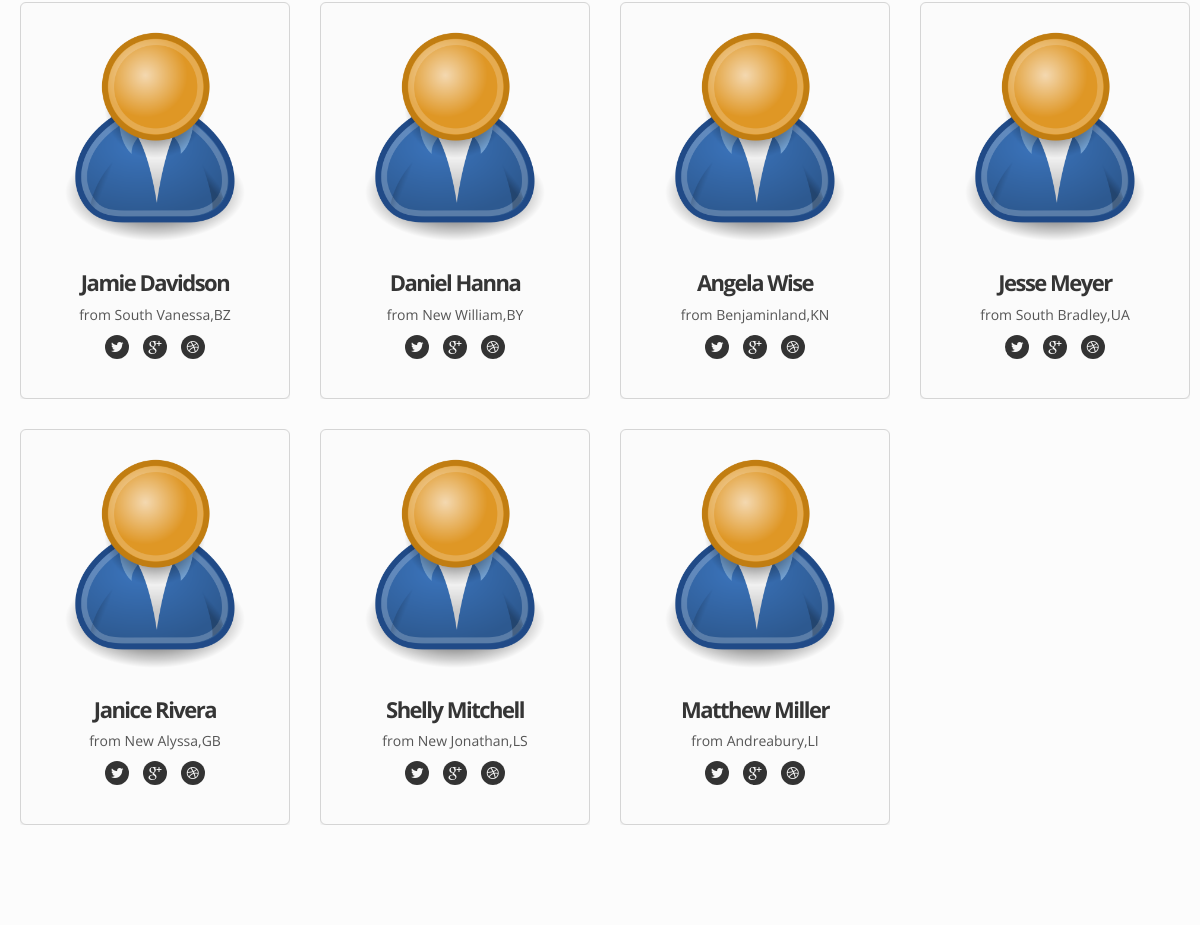
Before: / (lower part) with the older database file.
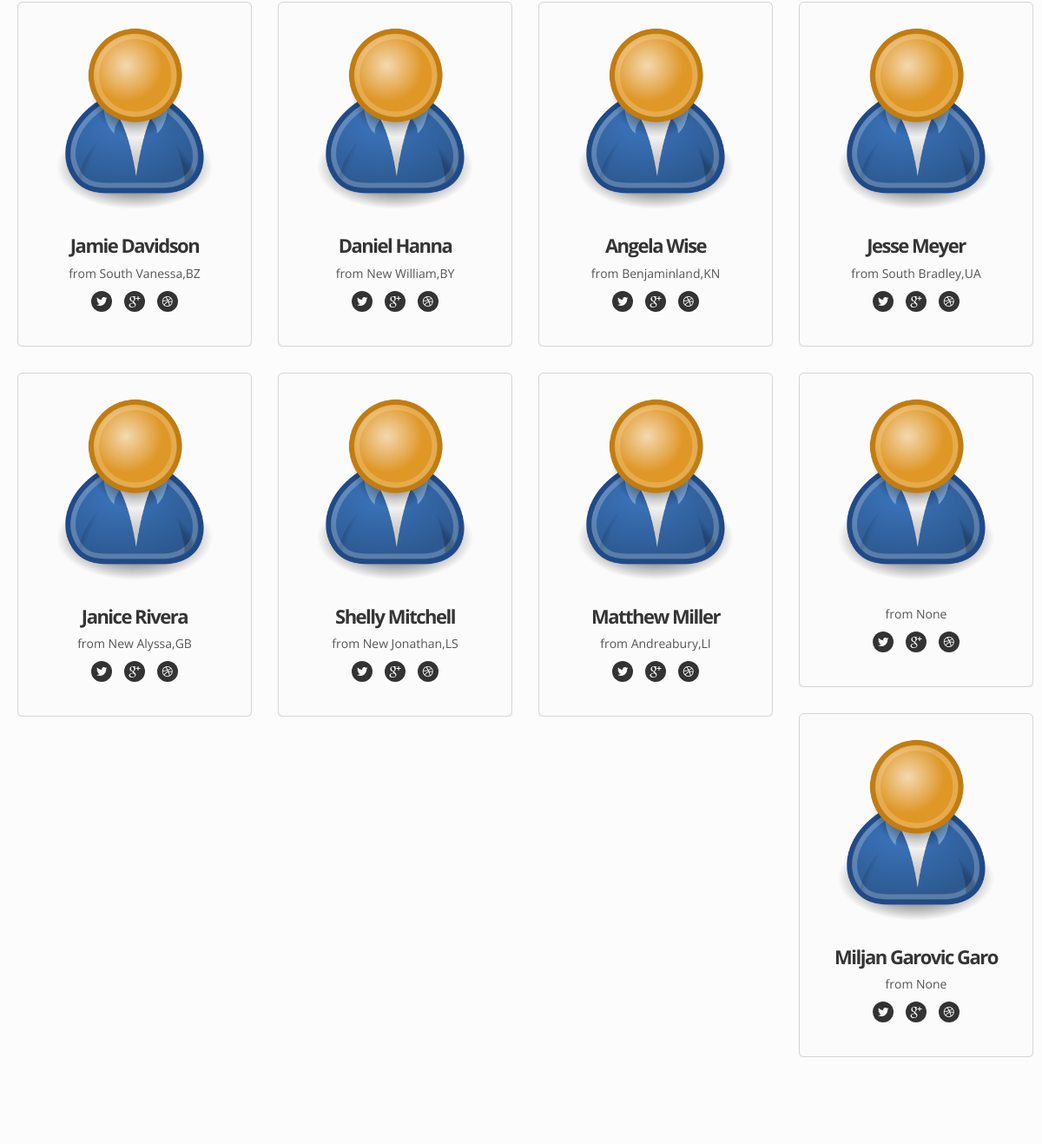
After: the same page with the newer database file.
### users/models.py (models this page shows, shortened)
class Profile(models.Model):
    user = models.OneToOneField(User,on_delete=models.CASCADE,null=True,blank=True)
    name = models.CharField(max_length=200,blank=True,null=True)
    email = models.EmailField(max_length=500,blank=True,null=True)
    username = models.CharField(max_length=200,blank=True,null=True)
    location = models.CharField(max_length=300,blank=True,null=True)
    bio = models.TextField(blank=True,null=True)
    profile_image_link = models.CharField(null=True,blank=True,max_length=400)
    profile_image = models.ImageField(null=True,blank=True,upload_to='profiles/',default='profiles/user-default.png') #po defaultu ce se cuvati u root/static/images jer smo tako podesili u settings
    social_github = models.CharField(max_length=200, blank=True, null=True)
    social_twitter = models.CharField(max_length=200, blank=True, null=True)
    social_linkedin = models.CharField(max_length=200, blank=True, null=True)
    social_youtube = models.CharField(max_length=200, blank=True, null=True)
    social_website = models.CharField(max_length=200, blank=True, null=True)
    created = models.DateTimeField(auto_now=True)
    id = models.UUIDField(default=uuid.uuid4, unique=True, primary_key=True, editable=False)
    class Meta:
        ordering=['created']

### users/views.py (the view)
# urls.py: path('',views.profiles,name='profiles'),
def profiles(request):
    profiles=Profile.objects.all()
    context = {
        'profiles':profiles,
    }
    return render(request,'users/profiles.html',context)

### users/templates/users/profiles.html (shortened to what this page needs)
{% extends 'base.html' %}
{% load static %}
{% block content %}
<section id="inner-headline">
    <div class="container">
        <div class="row">
            <div class="span12">
                <section class="inner-heading">
                    <div class="row">
                        <section id="team" style="margin-top: 1rem;">
                            <ul id="thumbs" class="team">
                                {% for profile in profiles %}
                                    <li class="item-thumbs span3 design" data-id="id-0" data-type="design" >
                                        <div class="team-box thumbnail">
                                            <img src="{{profile.profile_image.url}}" alt=""/>
                                            <div class="caption">
                                                <h5>{{ profile.name }}</h5>
                                                <p>
                                                    from {{ profile.location }}
                                                </p>
                                                <ul class="social-network">
                                                    <li><a href="{{profile.social_twitter}}" title="Twitter"><i
                                                            class="icon-circled icon-bgdark icon-twitter"></i></a>
                                                    </li>
                                                    <li><a href="#" title="Google +"><i
                                                            class="icon-circled icon-bgdark icon-google-plus"></i></a>
                                                    </li>
                                                    <li><a href="#" title="Dribbble"><i
                                                            class="icon-circled icon-bgdark icon-dribbble"></i></a>
                                                    </li>
                                                </ul>
                                            </div>
                                        </div>
                                    </li>
                                {% endfor %}
                            </ul>
                        </section>
                    </div>
                </section>
            </div>
        </div>
    </div>
</section>
{% endblock %}

### templates/base.html (shortened to what this page needs)
{% load static %}
<!DOCTYPE html>
<html lang="en">
<head>
    <link href="{% static 'css/bootstrap.css' %}" rel="stylesheet"/>
    <link href="{% static 'css/bootstrap-responsive.css' %}" rel="stylesheet"/>
    <link href="{% static 'css/flexslider.css' %}" rel="stylesheet"/>
    <link href="{% static 'css/prettyPhoto.css' %}" rel="stylesheet"/>
    <link href="{% static 'css/camera.css' %}" rel="stylesheet"/>
    <link href="{% static 'css/jquery.bxslider.css' %}" rel="stylesheet"/>
    <link href="{% static 'css/style.css' %}" rel="stylesheet"/>
    <link href="{% static 'color/default.css' %}" rel="stylesheet"/>
</head>
<body>
<div id="wrapper">
    {% block content %}
    {% endblock %}
</body>
</html>

### static/css/style.css (style rules this page uses)
body { font-family: 'Open Sans', sans-serif; font-size: 14px; font-weight: 400; line-height: 1.6em; color: #656565; }
a { color: #4b5056; }
.container { padding: 0 20px 0 20px; position: relative; }
#wrapper { width: 100%; margin: 0; padding: 0; }
.row { margin-bottom: 30px; }
.row .row { margin-bottom: 30px; }
ul.social-network { float: right; list-style: none; margin: 0; }
ul.social-network li { display: inline; margin: 0 5px; }
#inner-headline { background: #fcfcfc; position: relative; margin: 0; padding: 20px 0 10px; }
#thumbs { margin: 0; padding: 0; }
#thumbs li { list-style-type: none; }
.item-thumbs { position: relative; overflow: hidden; margin-bottom: 30px; cursor: pointer; }
a i.icon-bglight, a i.icon-bgdark, a i.icon-bgprimary, a i.icon-bgwarning, a i.icon-bgsuccess, a i.icon-bginverse, a i.icon-bgdanger { display: inline-block; }
[class^="icon-"], [class*=" icon-"] { color: #404040; }

### static/css/overwrite.css (style rules this page uses)
h1, h2, h3, h4, h5, h6 { font-family:'Open Sans', sans-serif; color:#353535; font-weight:400; line-height:1.1em; margin-top:0; }
h5 { font-size:22px; margin-bottom:20px; }
ul, ol { padding: 0; margin: 0 0 10px 25px; }
ul ul, ul ol, ol ol, ol ul { margin-bottom: 0; }
li { line-height: 1.6em; }
.thumbnail { background:#fbfbfb; border: 1px solid #d5d5d5; -webkit-border-radius: 2px; -moz-border-radius: 2px; border-radius: 2px; -webkit-box-shadow: none; -moz-box-shadow: none; box-shadow: none; }
.thumbnail p { padding:0 10px 0 10px; }
.thumbnail h1, .thumbnail h2, .thumbnail h3, .thumbnail h4, .thumbnail h5, .thumbnail h6 { padding:0 10px 0 10px; margin:10px 0 10px 0; }

### static/css/shortcodes.css (style rules this page uses)
i.icon-bgdark { color: #f7f7f7; background: #333; }
.icon-circled { display: inline-block; border-radius: 1000px !important; -moz-border-radius: 1000px !important; -webkit-border-radius: 1000px !important; -o-border-radius: 1000px !important; -ms-border-radius: 1000px !important; text-align: center; width: 24px !important; height: 24px !important; line-height: 24px !important; }
.team-box { background:#fbfbfb; padding:20px 20px 30px; border-radius: 6px; -moz-border-radius: 6px; -webkit-border-radius: 6px; text-align:center; -webkit-box-shadow: 0 1px 3px rgba(0, 0, 0, 0.1); -moz-box-shadow: 0 1px 3px rgba(0, 0, 0, 0.1); box-shadow: 0 1px 3px rgba(0, 0, 0, 0.1); }
.team-box { overflow: hidden; text-align:center; }
.team-box h5 { letter-spacing: -1.5px; font-weight: 700; }
.team-box ul.social-network { float:none; list-style:none; margin:0; }
ul.social-network li { display:inline; margin:0 5px; }

Changed rows visible on the page:
added Profile: profile_image (placeholder picture), location "None"
added Profile: profile_image (placeholder picture), name "Miljan Garovic Garo", location "None"
